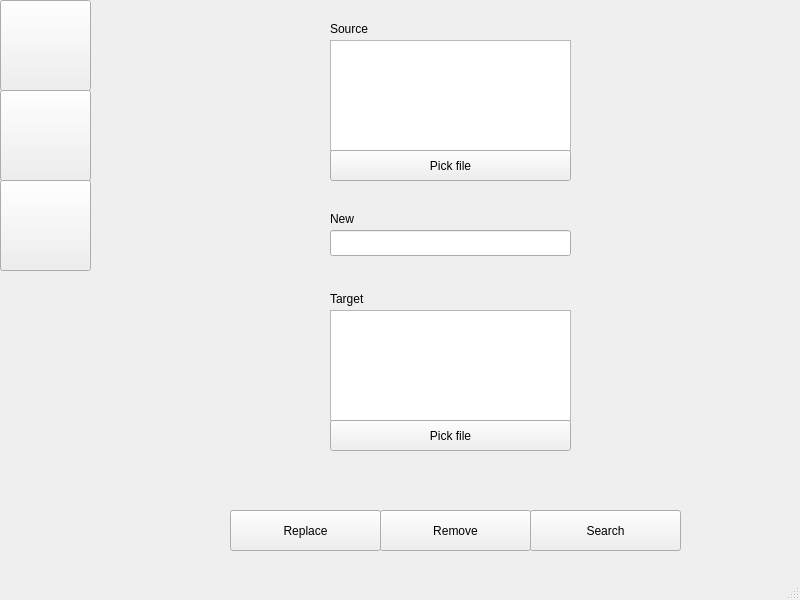
<?xml version="1.0" encoding="UTF-8"?>
<ui version="4.0">
 <class>SearchWindow</class>
 <widget class="QMainWindow" name="SearchWindow">
  <property name="geometry">
   <rect>
    <x>0</x>
    <y>0</y>
    <width>800</width>
    <height>600</height>
   </rect>
  </property>
  <property name="windowTitle">
   <string>MainWindow</string>
  </property>
  <property name="autoFillBackground">
   <bool>false</bool>
  </property>
  <widget class="QWidget" name="centralwidget">
   <widget class="QPushButton" name="searchTabButton">
    <property name="enabled">
     <bool>true</bool>
    </property>
    <property name="geometry">
     <rect>
      <x>0</x>
      <y>0</y>
      <width>91</width>
      <height>91</height>
     </rect>
    </property>
    <property name="cursor">
     <cursorShape>PointingHandCursor</cursorShape>
    </property>
    <property name="text">
     <string/>
    </property>
    <property name="icon">
     <iconset>
      <normaloff>../icon/icons8-search-96.png</normaloff>../icon/icons8-search-96.png</iconset>
    </property>
    <property name="iconSize">
     <size>
      <width>64</width>
      <height>64</height>
     </size>
    </property>
   </widget>
   <widget class="QPushButton" name="editorTabButton">
    <property name="geometry">
     <rect>
      <x>0</x>
      <y>90</y>
      <width>91</width>
      <height>91</height>
     </rect>
    </property>
    <property name="cursor">
     <cursorShape>PointingHandCursor</cursorShape>
    </property>
    <property name="text">
     <string/>
    </property>
    <property name="icon">
     <iconset>
      <normaloff>../icon/icons8-editor-96.png</normaloff>../icon/icons8-editor-96.png</iconset>
    </property>
    <property name="iconSize">
     <size>
      <width>64</width>
      <height>64</height>
     </size>
    </property>
   </widget>
   <widget class="QPushButton" name="settingsTabButton">
    <property name="geometry">
     <rect>
      <x>0</x>
      <y>180</y>
      <width>91</width>
      <height>91</height>
     </rect>
    </property>
    <property name="cursor">
     <cursorShape>PointingHandCursor</cursorShape>
    </property>
    <property name="text">
     <string/>
    </property>
    <property name="icon">
     <iconset>
      <normaloff>../icon/icons8-settings-96.png</normaloff>../icon/icons8-settings-96.png</iconset>
    </property>
    <property name="iconSize">
     <size>
      <width>64</width>
      <height>64</height>
     </size>
    </property>
   </widget>
   <widget class="QStackedWidget" name="stackedWidget">
    <property name="geometry">
     <rect>
      <x>100</x>
      <y>0</y>
      <width>701</width>
      <height>571</height>
     </rect>
    </property>
    <property name="currentIndex">
     <number>0</number>
    </property>
    <widget class="QWidget" name="searchTab">
     <widget class="QLabel" name="label">
      <property name="geometry">
       <rect>
        <x>230</x>
        <y>20</y>
        <width>66</width>
        <height>18</height>
       </rect>
      </property>
      <property name="text">
       <string>Source</string>
      </property>
     </widget>
     <widget class="QLabel" name="label_2">
      <property name="geometry">
       <rect>
        <x>230</x>
        <y>290</y>
        <width>66</width>
        <height>18</height>
       </rect>
      </property>
      <property name="text">
       <string>Target</string>
      </property>
     </widget>
     <widget class="QLineEdit" name="newLineEdit">
      <property name="geometry">
       <rect>
        <x>230</x>
        <y>230</y>
        <width>241</width>
        <height>26</height>
       </rect>
      </property>
     </widget>
     <widget class="QLabel" name="label_3">
      <property name="geometry">
       <rect>
        <x>230</x>
        <y>210</y>
        <width>66</width>
        <height>18</height>
       </rect>
      </property>
      <property name="text">
       <string>New</string>
      </property>
     </widget>
     <widget class="PlainTextEditFile" name="sourcePlainEdit">
      <property name="geometry">
       <rect>
        <x>230</x>
        <y>40</y>
        <width>241</width>
        <height>111</height>
       </rect>
      </property>
     </widget>
     <widget class="QPushButton" name="removeButton">
      <property name="geometry">
       <rect>
        <x>280</x>
        <y>510</y>
        <width>151</width>
        <height>41</height>
       </rect>
      </property>
      <property name="cursor">
       <cursorShape>PointingHandCursor</cursorShape>
      </property>
      <property name="text">
       <string>Remove</string>
      </property>
     </widget>
     <widget class="QPushButton" name="replaceButton">
      <property name="geometry">
       <rect>
        <x>130</x>
        <y>510</y>
        <width>151</width>
        <height>41</height>
       </rect>
      </property>
      <property name="cursor">
       <cursorShape>PointingHandCursor</cursorShape>
      </property>
      <property name="text">
       <string>Replace</string>
      </property>
     </widget>
     <widget class="QPushButton" name="sourcePickFileButton">
      <property name="geometry">
       <rect>
        <x>230</x>
        <y>150</y>
        <width>241</width>
        <height>31</height>
       </rect>
      </property>
      <property name="cursor">
       <cursorShape>PointingHandCursor</cursorShape>
      </property>
      <property name="text">
       <string>Pick file</string>
      </property>
     </widget>
     <widget class="QPushButton" name="searchButton">
      <property name="geometry">
       <rect>
        <x>430</x>
        <y>510</y>
        <width>151</width>
        <height>41</height>
       </rect>
      </property>
      <property name="cursor">
       <cursorShape>PointingHandCursor</cursorShape>
      </property>
      <property name="text">
       <string>Search</string>
      </property>
     </widget>
     <widget class="PlainTextEditFile" name="targetPlainEdit">
      <property name="geometry">
       <rect>
        <x>230</x>
        <y>310</y>
        <width>241</width>
        <height>111</height>
       </rect>
      </property>
     </widget>
     <widget class="QPushButton" name="targetPickFileButton">
      <property name="geometry">
       <rect>
        <x>230</x>
        <y>420</y>
        <width>241</width>
        <height>31</height>
       </rect>
      </property>
      <property name="cursor">
       <cursorShape>PointingHandCursor</cursorShape>
      </property>
      <property name="text">
       <string>Pick file</string>
      </property>
     </widget>
    </widget>
    <widget class="QWidget" name="editorTab">
     <widget class="QPushButton" name="saveButton">
      <property name="enabled">
       <bool>false</bool>
      </property>
      <property name="geometry">
       <rect>
        <x>550</x>
        <y>190</y>
        <width>131</width>
        <height>26</height>
       </rect>
      </property>
      <property name="cursor">
       <cursorShape>PointingHandCursor</cursorShape>
      </property>
      <property name="text">
       <string>Save</string>
      </property>
     </widget>
     <widget class="QLabel" name="fileNameLabel">
      <property name="geometry">
       <rect>
        <x>20</x>
        <y>10</y>
        <width>661</width>
        <height>18</height>
       </rect>
      </property>
      <property name="text">
       <string>None</string>
      </property>
     </widget>
     <widget class="QPushButton" name="exportButton">
      <property name="geometry">
       <rect>
        <x>550</x>
        <y>70</y>
        <width>131</width>
        <height>26</height>
       </rect>
      </property>
      <property name="cursor">
       <cursorShape>PointingHandCursor</cursorShape>
      </property>
      <property name="text">
       <string>Export</string>
      </property>
     </widget>
     <widget class="QPlainTextEdit" name="editPlainEdit">
      <property name="geometry">
       <rect>
        <x>20</x>
        <y>30</y>
        <width>511</width>
        <height>521</height>
       </rect>
      </property>
     </widget>
     <widget class="QPushButton" name="newButton">
      <property name="geometry">
       <rect>
        <x>550</x>
        <y>110</y>
        <width>131</width>
        <height>26</height>
       </rect>
      </property>
      <property name="cursor">
       <cursorShape>PointingHandCursor</cursorShape>
      </property>
      <property name="text">
       <string>New</string>
      </property>
     </widget>
     <widget class="QPushButton" name="importButton">
      <property name="geometry">
       <rect>
        <x>550</x>
        <y>30</y>
        <width>131</width>
        <height>26</height>
       </rect>
      </property>
      <property name="cursor">
       <cursorShape>PointingHandCursor</cursorShape>
      </property>
      <property name="text">
       <string>Import</string>
      </property>
     </widget>
    </widget>
   </widget>
  </widget>
  <widget class="QMenuBar" name="menubar">
   <property name="geometry">
    <rect>
     <x>0</x>
     <y>0</y>
     <width>800</width>
     <height>23</height>
    </rect>
   </property>
  </widget>
  <widget class="QStatusBar" name="statusbar"/>
 </widget>
 <customwidgets>
  <customwidget>
   <class>PlainTextEditFile</class>
   <extends>QPlainTextEdit</extends>
   <header>components</header>
  </customwidget>
 </customwidgets>
 <resources/>
 <connections/>
</ui>
